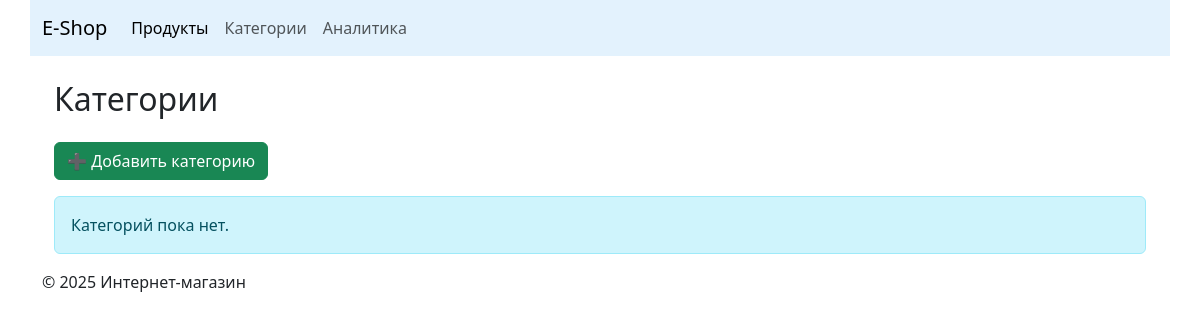
The page /categories/ on the database as committed earlier.
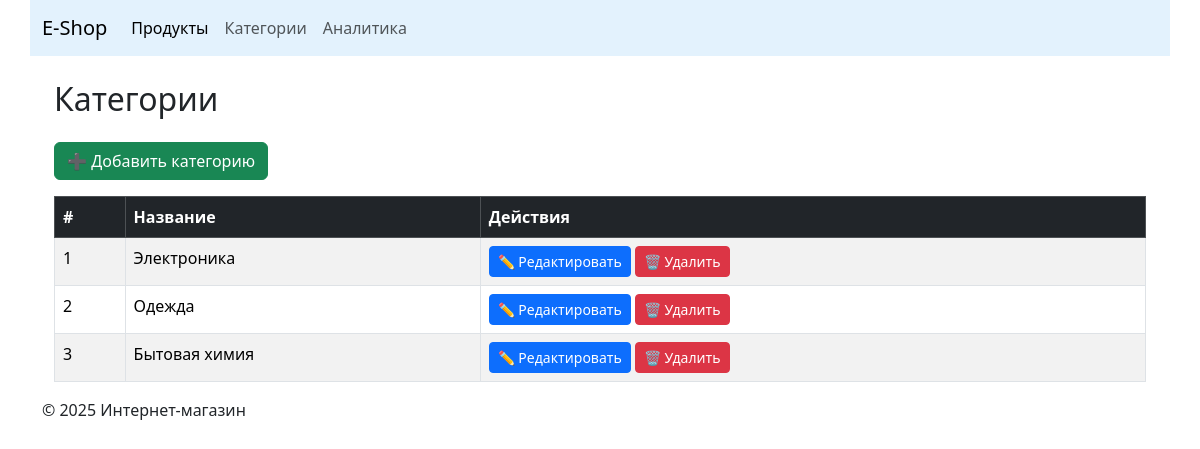
The same page on the database as committed later.
### products/models.py (models this page shows, shortened)
class Category(models.Model):
    name = models.CharField(max_length=100, unique=True, verbose_name="Название категории")
    class Meta:
        verbose_name = "Категория"
        verbose_name_plural = "Категории"

### products/views.py (the view)
# urls.py: path('categories/', CategoryListView.as_view(), name='category_list'),
class CategoryListView(ListView):
    model = Category
    template_name = 'products/category_list.html'
    context_object_name = 'categories'

### templates/products/category_list.html (shortened to what this page needs)
{% extends "products/base.html" %}
{% load static %}
{% block content %}
<div class="container mt-4">
    <h2 class="mb-4">Категории</h2>
    <a href="{% url 'products:category_create' %}" class="btn btn-success mb-3">➕ Добавить категорию</a>
    {% if categories %}
    <table class="table table-striped table-bordered">
        <thead class="table-dark">
            <tr>
                <th>#</th>
                <th>Название</th>
                <th>Действия</th>
            </tr>
        </thead>
        <tbody>
            {% for category in categories %}
            <tr>
                <td>{{ forloop.counter }}</td>
                <td>{{ category.name }}</td>
                <td>
                    <a href="{% url 'products:category_edit' category.id %}" class="btn btn-primary btn-sm">✏️ Редактировать</a>
                    <a href="{% url 'products:category_delete' category.id %}" class="btn btn-danger btn-sm">🗑️ Удалить</a>
                </td>
            </tr>
            {% endfor %}
        </tbody>
    </table>
    {% else %}
    <div class="alert alert-info">Категорий пока нет.</div>
    {% endif %}
</div>
{% endblock %}

Rows that differ between the two databases and show on the page:
added Category: name "Электроника"
added Category: name "Одежда"
added Category: name "Бытовая химия"
Other text that changed with them:
text no longer shown: "Категорий пока нет."
text now shown: "# Название Действия"
